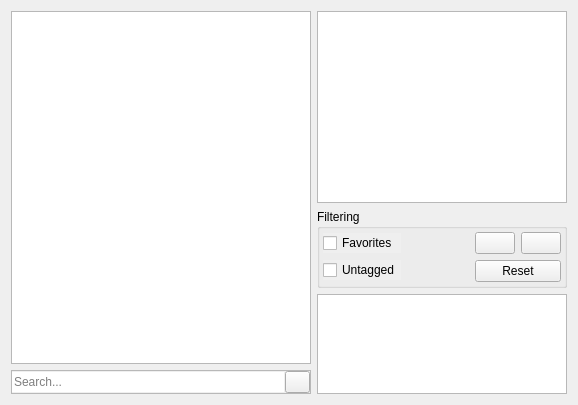
      <widget class="QWidget" name="tabBrowser">
       <property name="autoFillBackground">
        <bool>true</bool>
       </property>
       <attribute name="title">
        <string>Browser</string>
       </attribute>
       <layout class="QGridLayout" name="gridLayout_2">
        <item row="0" column="0">
         <layout class="QVBoxLayout" name="verticalLayout_4">
          <item>
           <widget class="VideoTableView" name="videos">
            <property name="sizePolicy">
             <sizepolicy hsizetype="Expanding" vsizetype="Expanding">
              <horstretch>0</horstretch>
              <verstretch>0</verstretch>
             </sizepolicy>
            </property>
            <property name="minimumSize">
             <size>
              <width>300</width>
              <height>200</height>
             </size>
            </property>
            <property name="focusPolicy">
             <enum>Qt::StrongFocus</enum>
            </property>
            <property name="autoFillBackground">
             <bool>true</bool>
            </property>
            <property name="frameShape">
             <enum>QFrame::StyledPanel</enum>
            </property>
            <property name="frameShadow">
             <enum>QFrame::Sunken</enum>
            </property>
            <property name="lineWidth">
             <number>1</number>
            </property>
            <property name="verticalScrollBarPolicy">
             <enum>Qt::ScrollBarAsNeeded</enum>
            </property>
            <property name="horizontalScrollBarPolicy">
             <enum>Qt::ScrollBarAlwaysOff</enum>
            </property>
            <property name="editTriggers">
             <set>QAbstractItemView::NoEditTriggers</set>
            </property>
            <property name="tabKeyNavigation">
             <bool>false</bool>
            </property>
            <property name="showDropIndicator" stdset="0">
             <bool>false</bool>
            </property>
            <property name="dragDropOverwriteMode">
             <bool>false</bool>
            </property>
            <property name="alternatingRowColors">
             <bool>true</bool>
            </property>
            <property name="selectionMode">
             <enum>QAbstractItemView::SingleSelection</enum>
            </property>
            <property name="selectionBehavior">
             <enum>QAbstractItemView::SelectRows</enum>
            </property>
            <property name="iconSize">
             <size>
              <width>16</width>
              <height>16</height>
             </size>
            </property>
            <property name="sortingEnabled">
             <bool>true</bool>
            </property>
            <property name="wordWrap">
             <bool>false</bool>
            </property>
            <property name="cornerButtonEnabled">
             <bool>false</bool>
            </property>
            <attribute name="horizontalHeaderCascadingSectionResizes">
             <bool>true</bool>
            </attribute>
            <attribute name="horizontalHeaderHighlightSections">
             <bool>false</bool>
            </attribute>
            <attribute name="horizontalHeaderMinimumSectionSize">
             <number>30</number>
            </attribute>
            <attribute name="horizontalHeaderStretchLastSection">
             <bool>true</bool>
            </attribute>
            <attribute name="verticalHeaderVisible">
             <bool>false</bool>
            </attribute>
            <attribute name="verticalHeaderDefaultSectionSize">
             <number>20</number>
            </attribute>
            <attribute name="verticalHeaderHighlightSections">
             <bool>false</bool>
            </attribute>
            <attribute name="verticalHeaderMinimumSectionSize">
             <number>20</number>
            </attribute>
            <attribute name="verticalHeaderShowSortIndicator" stdset="0">
             <bool>false</bool>
            </attribute>
           </widget>
          </item>
          <item>
           <widget class="QFrame" name="frame">
            <property name="sizePolicy">
             <sizepolicy hsizetype="Preferred" vsizetype="Fixed">
              <horstretch>0</horstretch>
              <verstretch>0</verstretch>
             </sizepolicy>
            </property>
            <property name="maximumSize">
             <size>
              <width>16777215</width>
              <height>30</height>
             </size>
            </property>
            <property name="autoFillBackground">
             <bool>true</bool>
            </property>
            <property name="frameShape">
             <enum>QFrame::StyledPanel</enum>
            </property>
            <property name="frameShadow">
             <enum>QFrame::Sunken</enum>
            </property>
            <layout class="QHBoxLayout" name="horizontalLayout_3">
             <property name="spacing">
              <number>1</number>
             </property>
             <property name="leftMargin">
              <number>0</number>
             </property>
             <property name="topMargin">
              <number>0</number>
             </property>
             <property name="rightMargin">
              <number>0</number>
             </property>
             <property name="bottomMargin">
              <number>0</number>
             </property>
             <item>
              <widget class="QLineEdit" name="search">
               <property name="sizePolicy">
                <sizepolicy hsizetype="Expanding" vsizetype="Fixed">
                 <horstretch>0</horstretch>
                 <verstretch>0</verstretch>
                </sizepolicy>
               </property>
               <property name="autoFillBackground">
                <bool>true</bool>
               </property>
               <property name="maxLength">
                <number>100</number>
               </property>
               <property name="frame">
                <bool>false</bool>
               </property>
               <property name="placeholderText">
                <string>Search...</string>
               </property>
              </widget>
             </item>
             <item>
              <widget class="QPushButton" name="clearSearch">
               <property name="enabled">
                <bool>true</bool>
               </property>
               <property name="sizePolicy">
                <sizepolicy hsizetype="Fixed" vsizetype="Fixed">
                 <horstretch>0</horstretch>
                 <verstretch>0</verstretch>
                </sizepolicy>
               </property>
               <property name="maximumSize">
                <size>
                 <width>25</width>
                 <height>25</height>
                </size>
               </property>
               <property name="focusPolicy">
                <enum>Qt::NoFocus</enum>
               </property>
               <property name="toolTip">
                <string>Clear search field (Ctrl+X)</string>
               </property>
               <property name="autoFillBackground">
                <bool>true</bool>
               </property>
               <property name="text">
                <string notr="true"/>
               </property>
               <property name="icon">
                <iconset resource="../resources/icons.qrc">
                 <normaloff>:/icons/edit-clear-locationbar-rtl.png</normaloff>:/icons/edit-clear-locationbar-rtl.png</iconset>
               </property>
               <property name="iconSize">
                <size>
                 <width>22</width>
                 <height>22</height>
                </size>
               </property>
              </widget>
             </item>
            </layout>
           </widget>
          </item>
         </layout>
        </item>
        <item row="0" column="1">
         <layout class="QVBoxLayout" name="verticalLayout_3">
          <item>
           <widget class="QListView" name="availableFilterTags">
            <property name="sizePolicy">
             <sizepolicy hsizetype="Maximum" vsizetype="Expanding">
              <horstretch>0</horstretch>
              <verstretch>0</verstretch>
             </sizepolicy>
            </property>
            <property name="minimumSize">
             <size>
              <width>0</width>
              <height>150</height>
             </size>
            </property>
            <property name="maximumSize">
             <size>
              <width>250</width>
              <height>16777215</height>
             </size>
            </property>
            <property name="focusPolicy">
             <enum>Qt::StrongFocus</enum>
            </property>
            <property name="toolTip">
             <string>Available tags, double click to add to filter (Ctrl+T)</string>
            </property>
            <property name="autoFillBackground">
             <bool>true</bool>
            </property>
            <property name="frameShadow">
             <enum>QFrame::Sunken</enum>
            </property>
            <property name="verticalScrollBarPolicy">
             <enum>Qt::ScrollBarAsNeeded</enum>
            </property>
            <property name="horizontalScrollBarPolicy">
             <enum>Qt::ScrollBarAlwaysOff</enum>
            </property>
            <property name="editTriggers">
             <set>QAbstractItemView::NoEditTriggers</set>
            </property>
            <property name="alternatingRowColors">
             <bool>true</bool>
            </property>
           </widget>
          </item>
          <item>
           <widget class="QGroupBox" name="groupBox">
            <property name="sizePolicy">
             <sizepolicy hsizetype="Maximum" vsizetype="Preferred">
              <horstretch>0</horstretch>
              <verstretch>0</verstretch>
             </sizepolicy>
            </property>
            <property name="maximumSize">
             <size>
              <width>250</width>
              <height>16777215</height>
             </size>
            </property>
            <property name="autoFillBackground">
             <bool>true</bool>
            </property>
            <property name="title">
             <string>Filtering</string>
            </property>
            <layout class="QHBoxLayout" name="horizontalLayout_2">
             <property name="leftMargin">
              <number>3</number>
             </property>
             <property name="topMargin">
              <number>3</number>
             </property>
             <property name="rightMargin">
              <number>3</number>
             </property>
             <property name="bottomMargin">
              <number>3</number>
             </property>
             <item>
              <layout class="QVBoxLayout" name="verticalLayout">
               <item>
                <widget class="QCheckBox" name="favorites">
                 <property name="focusPolicy">
                  <enum>Qt::NoFocus</enum>
                 </property>
                 <property name="toolTip">
                  <string>Shows only favorites (F11)</string>
                 </property>
                 <property name="autoFillBackground">
                  <bool>true</bool>
                 </property>
                 <property name="text">
                  <string>Favorites</string>
                 </property>
                </widget>
               </item>
               <item>
                <widget class="QCheckBox" name="untagged">
                 <property name="focusPolicy">
                  <enum>Qt::NoFocus</enum>
                 </property>
                 <property name="toolTip">
                  <string>Shows only untagged videos (F12)</string>
                 </property>
                 <property name="autoFillBackground">
                  <bool>true</bool>
                 </property>
                 <property name="text">
                  <string>Untagged</string>
                 </property>
                </widget>
               </item>
              </layout>
             </item>
             <item>
              <spacer name="horizontalSpacer">
               <property name="autoFillBackground">
                <bool>true</bool>
               </property>
               <property name="orientation">
                <enum>Qt::Horizontal</enum>
               </property>
               <property name="sizeHint" stdset="0">
                <size>
                 <width>62</width>
                 <height>20</height>
                </size>
               </property>
              </spacer>
             </item>
             <item>
              <layout class="QVBoxLayout" name="verticalLayout_2">
               <item>
                <layout class="QHBoxLayout" name="horizontalLayout">
                 <item>
                  <widget class="QPushButton" name="buttonAddFilterTag">
                   <property name="sizePolicy">
                    <sizepolicy hsizetype="Preferred" vsizetype="Fixed">
                     <horstretch>0</horstretch>
                     <verstretch>0</verstretch>
                    </sizepolicy>
                   </property>
                   <property name="maximumSize">
                    <size>
                     <width>45</width>
                     <height>25</height>
                    </size>
                   </property>
                   <property name="focusPolicy">
                    <enum>Qt::NoFocus</enum>
                   </property>
                   <property name="toolTip">
                    <string>Add tag to filter</string>
                   </property>
                   <property name="autoFillBackground">
                    <bool>true</bool>
                   </property>
                   <property name="text">
                    <string/>
                   </property>
                   <property name="icon">
                    <iconset resource="../resources/icons.qrc">
                     <normaloff>:/icons/add.png</normaloff>:/icons/add.png</iconset>
                   </property>
                  </widget>
                 </item>
                 <item>
                  <widget class="QPushButton" name="buttonRemoveFilterTag">
                   <property name="sizePolicy">
                    <sizepolicy hsizetype="Preferred" vsizetype="Fixed">
                     <horstretch>0</horstretch>
                     <verstretch>0</verstretch>
                    </sizepolicy>
                   </property>
                   <property name="maximumSize">
                    <size>
                     <width>45</width>
                     <height>25</height>
                    </size>
                   </property>
                   <property name="focusPolicy">
                    <enum>Qt::NoFocus</enum>
                   </property>
                   <property name="toolTip">
                    <string>Remove tag from filter</string>
                   </property>
                   <property name="autoFillBackground">
                    <bool>true</bool>
                   </property>
                   <property name="text">
                    <string/>
                   </property>
                   <property name="icon">
                    <iconset resource="../resources/icons.qrc">
                     <normaloff>:/icons/remove.png</normaloff>:/icons/remove.png</iconset>
                   </property>
                  </widget>
                 </item>
                </layout>
               </item>
               <item>
                <widget class="QPushButton" name="buttonResetFilterTag">
                 <property name="sizePolicy">
                  <sizepolicy hsizetype="Preferred" vsizetype="Fixed">
                   <horstretch>0</horstretch>
                   <verstretch>0</verstretch>
                  </sizepolicy>
                 </property>
                 <property name="maximumSize">
                  <size>
                   <width>100</width>
                   <height>25</height>
                  </size>
                 </property>
                 <property name="focusPolicy">
                  <enum>Qt::NoFocus</enum>
                 </property>
                 <property name="toolTip">
                  <string>Reset filter (Ctrl+R)</string>
                 </property>
                 <property name="autoFillBackground">
                  <bool>true</bool>
                 </property>
                 <property name="text">
                  <string>Reset</string>
                 </property>
                 <property name="icon">
                  <iconset resource="../resources/icons.qrc">
                   <normaloff>:/icons/reset_filter_tag.png</normaloff>:/icons/reset_filter_tag.png</iconset>
                 </property>
                </widget>
               </item>
              </layout>
             </item>
            </layout>
           </widget>
          </item>
          <item>
           <widget class="QListWidget" name="filterTags">
            <property name="sizePolicy">
             <sizepolicy hsizetype="Maximum" vsizetype="Maximum">
              <horstretch>0</horstretch>
              <verstretch>0</verstretch>
             </sizepolicy>
            </property>
            <property name="minimumSize">
             <size>
              <width>0</width>
              <height>100</height>
             </size>
            </property>
            <property name="maximumSize">
             <size>
              <width>250</width>
              <height>100</height>
             </size>
            </property>
            <property name="focusPolicy">
             <enum>Qt::StrongFocus</enum>
            </property>
            <property name="toolTip">
             <string>Tags used to filter display</string>
            </property>
            <property name="autoFillBackground">
             <bool>true</bool>
            </property>
            <property name="frameShadow">
             <enum>QFrame::Sunken</enum>
            </property>
            <property name="horizontalScrollBarPolicy">
             <enum>Qt::ScrollBarAlwaysOff</enum>
            </property>
           </widget>
          </item>
         </layout>
        </item>
       </layout>
      </widget>
